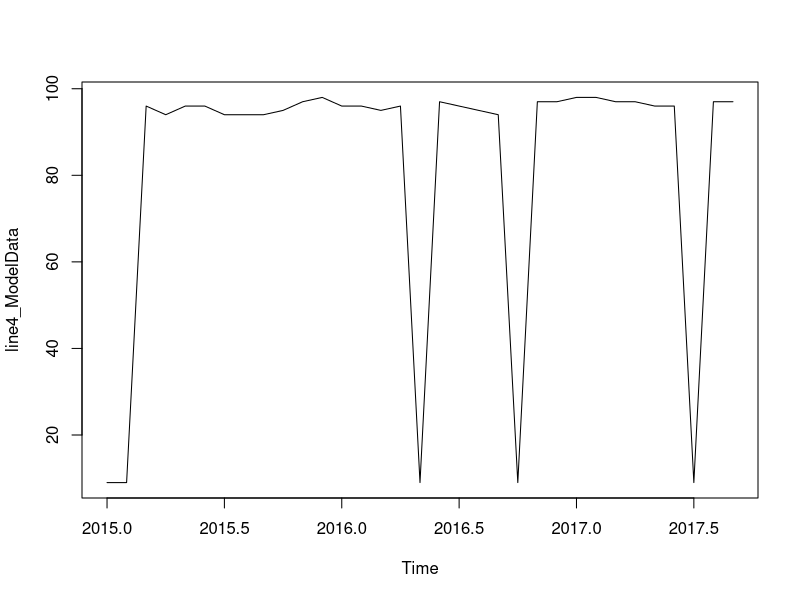
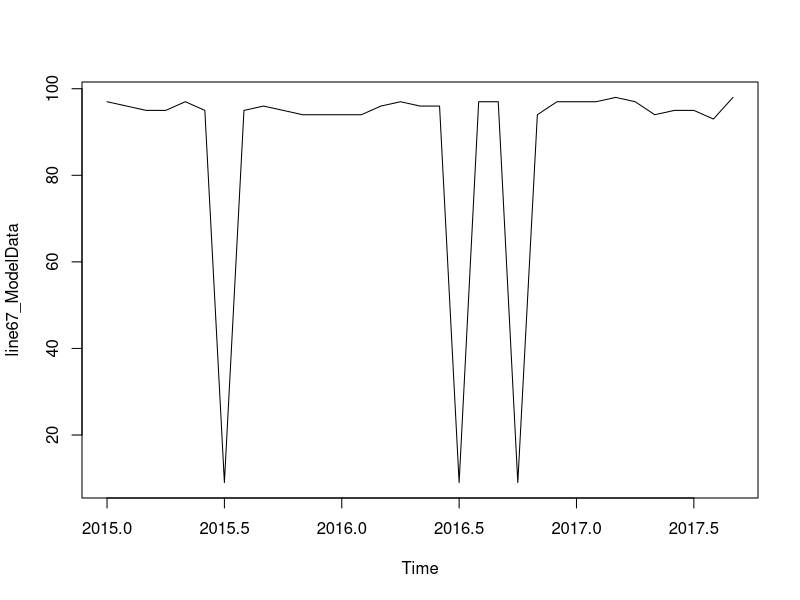
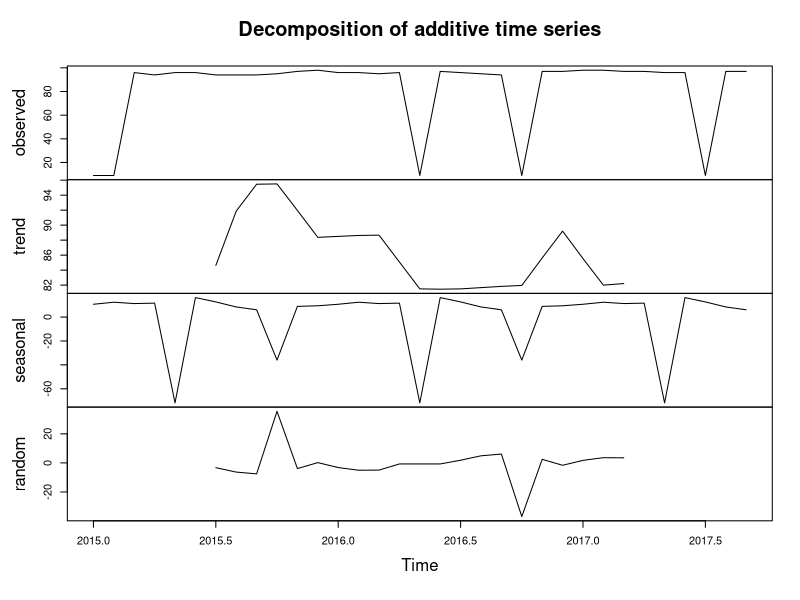
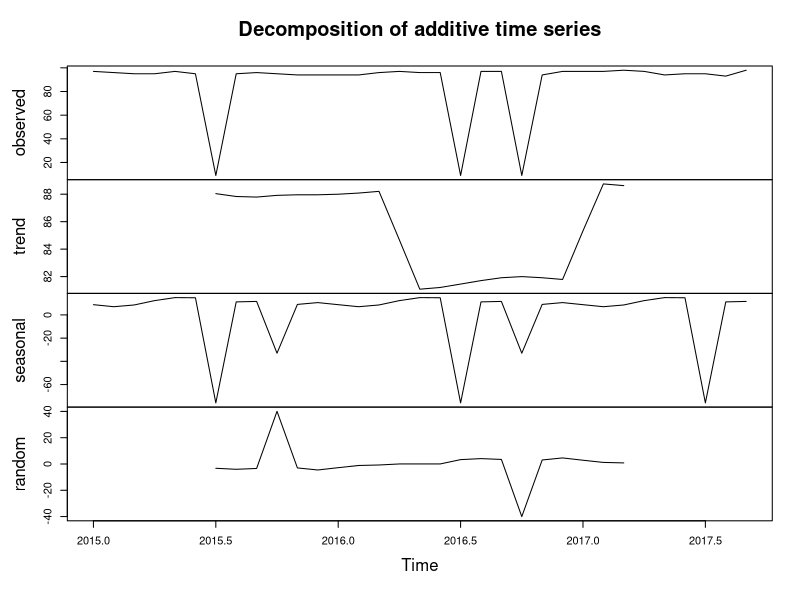
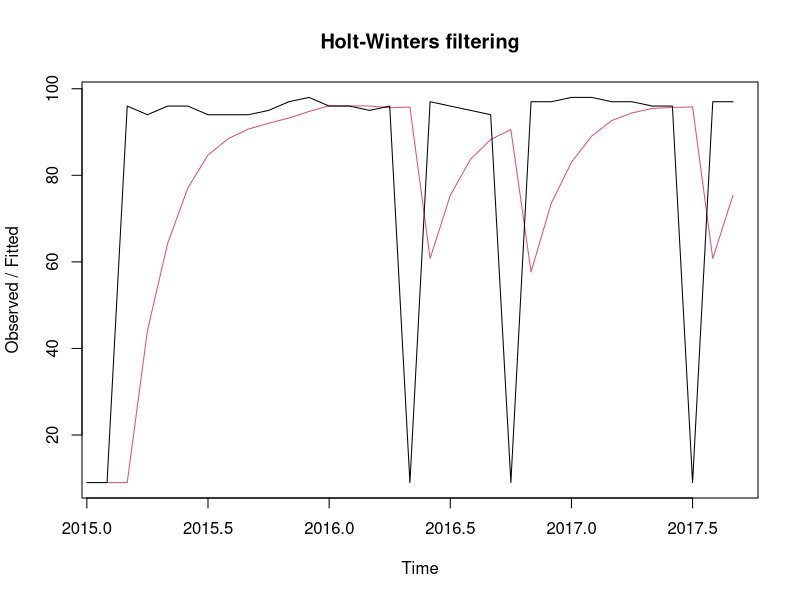

Write the R code that produced these figures, in order. (Note: this script raises an error after producing the figures.)
## ---- chunk 1
knitr::opts_chunk$set(echo = TRUE)
## ---- chunk 2
library("forecast")
## ---- chunk 3

# Now we will bring 2 years historical from 2016 rate loss data

ts_input_sModel <- read.csv("Seasonality_Model_Input.csv",header = T,stringsAsFactors = FALSE)

Seasonal_input1 <- plyr::rename(ts_input_sModel, c("New..Line.4" = "Line4","New..Line.67" = "Line67"))

# we already change outliers for 2015 and 2016 years from our input, we adjusted the following:
#for Line4:  2015-02: 93.66 -> 96
#            2016-01: 93.22 -> 96.4
#            2016-10: 90.35 -> 96
#for Line67: 2015-07: 88.92 -> 96
#            2016-01: 91.63 -> 94.8
#            2016-10: 92.66 -> 96
            
# in 2017, we need to change one value for Line 4, 2017-06: 91.68 -> 96.8



Seasonal_input1$Line4 <- ifelse(Seasonal_input1$Year == 2017 & Seasonal_input1$Month == 6, "96.8%", Seasonal_input1$Line4)


Seasonal_input1$Date <- as.Date(paste0(Seasonal_input1$Date,"-","01"),format = "%b-%y-%d")


Seasonal_input1$Line4<- as.numeric(substr(Seasonal_input1$Line4,0,nchar(Seasonal_input1$Line4)-1))
Seasonal_input1$Line67<- as.numeric(substr(Seasonal_input1$Line67,0,nchar(Seasonal_input1$Line67)-1))



############################## Now this is the data for shiny R##  Seasonal_input1########################





# extract only rate loss number for line4 and line 67 respectively.
line4_rateLoss <- as.numeric(substr(Seasonal_input1$Line4,0,nchar(Seasonal_input1$Line4)-1))
line67_rateLoss <- as.numeric(substr(Seasonal_input1$Line67,0,nchar(Seasonal_input1$Line67)-1))

# create timeSeries Model data.
line4_ModelData <- ts(line4_rateLoss, frequency = 12, start = c(2015,1))
line4_ModelData
plot.ts(line4_ModelData)

line67_ModelData <- ts(line67_rateLoss, frequency = 12, start = c(2015,1))
line67_ModelData
plot.ts(line67_ModelData)

## ---- chunk 4

# for Line 4:

tscomponents_L4 <- decompose(line4_ModelData)


tscomponents_L4$seasonal

# The largest seasonal factor is for June (about 1.17), and the lowest is for Sep (about -1.96), indicating that there seems to be a peak in June and a trough in Sep every year.



plot(tscomponents_L4)


## there is a strong seasonality from the pattern.

# for Line 67:

tscomponents_L67 <- decompose(line67_ModelData)


tscomponents_L67$seasonal

# The largest seasonal factor is for Mar & Apr (about 1.13 & 1.11), and the lowest is for Sep (about -1.97), indicating that there seems to be a peak in June and a trough in Sep every year.



plot(tscomponents_L67)


## there is a strong seasonality from the pattern.










## ---- chunk 5

Tsforecasts_l4 <- HoltWinters(line4_ModelData, beta=FALSE, gamma=FALSE)
Tsforecasts_l4

## alpha = 0.2486 means it is not based on recently years observation 

Tsforecasts_l4$fitted

plot(Tsforecasts_l4)

##not quite smooth fit on the historical data, as this model not consider seasonality and trend.

Tsforecasts_l4$SSE
## (38.45) sum squared error is OK...

## forecast future numbers

library("forecast")
Tsforecasts2_l4 <- forecast.HoltWinters(Tsforecasts_l4, h=2)
Tsforecasts2_l4

plot.forecast(Tsforecasts2_l4)

## The prediction C.I is OK


## (acf: autocovariance or autocorrelation function)
## If the predictive model cannot be improved upon, there should be no correlations between forecast errors for successive predictions. In other words, if there are correlations between forecast errors for successive predictions, it is likely that the simple exponential smoothing forecasts could be improved upon by another forecasting technique.

acf(Tsforecasts2_l4$residuals[2:33], lag.max=20)

##To test whether there is significant evidence for non-zero correlations at lags 1-20, we can carry out a Ljung-Box test.

Box.test(Tsforecasts2_l4$residuals, lag=20, type="Ljung-Box")

## p- value is 0.1025,which is bigger than 0.05. so there is little evidence for non - zero correlation, means we probably still can improve our model
## we can confirm our result by checking distribuion of error


plot.ts(Tsforecasts2_l4$residuals)

#To check whether the forecast errors are normally distributed with mean zero, we can plot a histogram of the forecast errors, with an overlaid normal curve that has mean zero and the same standard deviation as the distribution of forecast errors. 

plotForecastErrors <- function(forecasterrors)
  {
     # make a histogram of the forecast errors:
     mybinsize <- IQR(forecasterrors)/4
     mysd   <- sd(forecasterrors)
     mymin  <- min(forecasterrors) - mysd*5
     mymax  <- max(forecasterrors) + mysd*3
     # generate normally distributed data with mean 0 and standard deviation mysd
     mynorm <- rnorm(10000, mean=0, sd=mysd)
     mymin2 <- min(mynorm)
     mymax2 <- max(mynorm)
     if (mymin2 < mymin) { mymin <- mymin2 }
     if (mymax2 > mymax) { mymax <- mymax2 }
     # make a red histogram of the forecast errors, with the normally distributed data overlaid:
     mybins <- seq(mymin, mymax, mybinsize)
     hist(forecasterrors, col="red", freq=FALSE, breaks=mybins)
     # freq=FALSE ensures the area under the histogram = 1
     # generate normally distributed data with mean 0 and standard deviation mysd
     myhist <- hist(mynorm, plot=FALSE, breaks=mybins)
     # plot the normal curve as a blue line on top of the histogram of forecast errors:
     points(myhist$mids, myhist$density, type="l", col="blue", lwd=2)
  }

plotForecastErrors(Tsforecasts2_l4$residuals[2:33])
mean(Tsforecasts2_l4$residuals[2:33])
## the distribution is center on  .1502, and close to bell curve but with long trails on both sides.

# so the conclusion is that we can still improve model.

## ---- chunk 6

plot.ts(line4_ModelData)

# we need to take difference to make our time series be stationary in mean. 

line4_ModelData_diff <-diff(line4_ModelData, differences = 1)

plot.ts(line4_ModelData_diff)

# we see that the time series is stationary in mean and variance now, so ARIMA (p,d,q), we set d =1
# now we need to find p and q by using acf anf pcf(partial autocorrelation function)

acf(line4_ModelData_diff,lag.max = 34) 
acf(line4_ModelData_diff, lag.max=34, plot = FALSE)


# We see from the correlogram that the autocorrelation at lag 0 (1.0) exceeds the significance bounds, but all other autocorrelations do not exceed the significance bounds.

# so the candiate model is ARMA(0,1), parameters =1

pacf(line4_ModelData_diff, lag.max=34)           
pacf(line4_ModelData_diff, lag.max=34, plot=FALSE) 

#We see from the correlogram that the autocorrelation lag4(-0.5) exceeds bound.

# so the candiate model is ARMA(4,0), parameters = 0

#by choosing less parameters, we chose ARMA(0,0),with d =1, we can test model ARIMA (0,1,0) 

## ---- chunk 7
## test on model ARIMA(0,1,0) (0,1,1) (1,1,0) (3,1,1) (4,1,1), (1,0,0) and Auto.Arima


ts_model_arima_l4 <- arima(line4_ModelData, order=c(1,0,0)) 

ts_model_arima_l4


ts_arima_forecasts_l4 <- forecast.Arima(ts_model_arima_l4, h=2)
ts_arima_forecasts_l4


plot.forecast(ts_arima_forecasts_l4)

acf(ts_arima_forecasts_l4$residuals, lag.max=20)


Box.test(ts_arima_forecasts_l4$residuals, lag=20, type="Ljung-Box")


plot.ts(ts_arima_forecasts_l4$residuals)            
plotForecastErrors(ts_arima_forecasts_l4$residuals)
mean(ts_arima_forecasts_l4$residuals)


#1. Arima (0,1,0)
#sigma^2 estimated as 1.366:  log likelihood = -50.39,  aic = 102.78
# erro mean = 0.045, P value = 0.5301 > 0.05, there is more room improve our Arima model(0,1,0)
#          Point Forecast    Lo 80    Hi 80    Lo 95     Hi 95
# Oct 2017           97.4 95.90238 98.89762 95.10959  99.69041
# Nov 2017           97.4 95.28204 99.51796 94.16087 100.63913



#2. Arima (0,1,1)
#sigma^2 estimated as 1.209:  log likelihood = -48.6,  aic = 101.19
# erro mean = 0.083, P value = 0.3121 > 0.05, there is more room improve our Arima model(0,1,1)
#         Point Forecast    Lo 80    Hi 80    Lo 95    Hi 95
#Oct 2017        97.2999 95.89059 98.70922 95.14454 99.45526
#Nov 2017        97.2999 95.72939 98.87041 94.89801 99.70179




#3. Arima (1,1,0)
#sigma^2 estimated as 1.255:  log likelihood = -49.08,  aic = 102.15
# erro mean = 0.061, P value = 0.5634 > 0.05, there is more room improve our Arima model(1,1,0)
#         Point Forecast    Lo 80    Hi 80    Lo 95     Hi 95
#Oct 2017       97.53870 96.10324 98.97415 95.34336  99.73404
#Nov 2017       97.50022 95.72922 99.27122 94.79171 100.20874





#5. Arima (3,1,1)
#sigma^2 estimated as 0.9909:  log likelihood = -45.78,  aic = 101.55
# erro mean = 0.1903, P value = 0.6986 > 0.05, there is room improve our Arima model(3,1,1)
#        Point Forecast    Lo 80    Hi 80    Lo 95    Hi 95
#Oct 2017       97.59015 96.31442 98.86589 95.63909 99.54122
#Nov 2017       97.13431 95.69459 98.57403 94.93245 99.33617



#6. Arima (4,1,1)
#sigma^2 estimated as 0.983:  log likelihood = -45.67,  aic = 103.34
# erro mean = 0.188, P value = 0.739 > 0.05, there is room improve our Arima model(4,1,1)
#         Point Forecast    Lo 80    Hi 80    Lo 95    Hi 95
#Oct 2017       97.62422 96.35362 98.89482 95.68100 99.56744
#Nov 2017       97.28369 95.86131 98.70608 95.10834 99.45904



#7 Auto.Arima = (1,0,0)
#sigma^2 estimated as 0.996:  log likelihood = -46.89,  aic = 99.78
# erro mean = 0.0087, P value = 0.8614 > 0.05, there is more room improve our Arima model(1,0,0)
#         Point Forecast    Lo 80    Hi 80    Lo 95    Hi 95
#Oct 2017       96.91968 95.64059 98.19877 94.96348 98.87588
#Nov 2017       96.69061 95.27350 98.10772 94.52333 98.85789


# we will use  auto.arima = arima (1,0,0) based on erro.mean, p_value and aic.

## ---- chunk 8
#Auto.Arima function,

# for line 4
auto.arima(line4_ModelData)
forecast(auto.arima(line4_ModelData), h=2)
plot.forecast(forecast(auto.arima(line4_ModelData),h=2))

# for line 67
auto.arima(line67_ModelData)
forecast(auto.arima(line67_ModelData), h=2)
plot.forecast(forecast(auto.arima(line67_ModelData),h=2))


